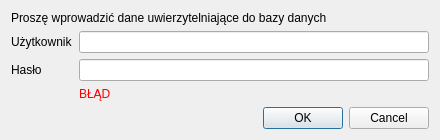
<?xml version="1.0" encoding="UTF-8"?>
<ui version="4.0">
 <class>PodajHasloDialogBase</class>
 <widget class="QDialog" name="PodajHasloDialogBase">
  <property name="geometry">
   <rect>
    <x>0</x>
    <y>0</y>
    <width>440</width>
    <height>121</height>
   </rect>
  </property>
  <property name="windowTitle">
   <string>Podaj hasło</string>
  </property>
  <layout class="QGridLayout" name="gridLayout">
   <item row="0" column="0" colspan="2">
    <widget class="QLabel" name="label_3">
     <property name="text">
      <string>Proszę wprowadzić dane uwierzytelniające do bazy danych</string>
     </property>
    </widget>
   </item>
   <item row="1" column="0">
    <widget class="QLabel" name="label">
     <property name="text">
      <string>Użytkownik</string>
     </property>
     <property name="buddy">
      <cstring>lineUser</cstring>
     </property>
    </widget>
   </item>
   <item row="1" column="1">
    <widget class="QLineEdit" name="lineUser"/>
   </item>
   <item row="2" column="0">
    <widget class="QLabel" name="label_2">
     <property name="text">
      <string>Hasło</string>
     </property>
     <property name="buddy">
      <cstring>linePass</cstring>
     </property>
    </widget>
   </item>
   <item row="2" column="1">
    <widget class="QLineEdit" name="linePass">
     <property name="echoMode">
      <enum>QLineEdit::Password</enum>
     </property>
    </widget>
   </item>
   <item row="4" column="0" colspan="2">
    <widget class="QDialogButtonBox" name="buttonBox">
     <property name="orientation">
      <enum>Qt::Horizontal</enum>
     </property>
     <property name="standardButtons">
      <set>QDialogButtonBox::Cancel|QDialogButtonBox::Ok</set>
     </property>
    </widget>
   </item>
   <item row="3" column="0">
    <spacer name="verticalSpacer">
     <property name="orientation">
      <enum>Qt::Vertical</enum>
     </property>
     <property name="sizeHint" stdset="0">
      <size>
       <width>20</width>
       <height>40</height>
      </size>
     </property>
    </spacer>
   </item>
   <item row="3" column="1">
    <widget class="QLabel" name="labelError">
     <property name="palette">
      <palette>
       <active>
        <colorrole role="WindowText">
         <brush brushstyle="SolidPattern">
          <color alpha="255">
           <red>255</red>
           <green>0</green>
           <blue>0</blue>
          </color>
         </brush>
        </colorrole>
        <colorrole role="Text">
         <brush brushstyle="SolidPattern">
          <color alpha="255">
           <red>0</red>
           <green>0</green>
           <blue>0</blue>
          </color>
         </brush>
        </colorrole>
       </active>
       <inactive>
        <colorrole role="WindowText">
         <brush brushstyle="SolidPattern">
          <color alpha="255">
           <red>255</red>
           <green>0</green>
           <blue>0</blue>
          </color>
         </brush>
        </colorrole>
        <colorrole role="Text">
         <brush brushstyle="SolidPattern">
          <color alpha="255">
           <red>0</red>
           <green>0</green>
           <blue>0</blue>
          </color>
         </brush>
        </colorrole>
       </inactive>
       <disabled>
        <colorrole role="WindowText">
         <brush brushstyle="SolidPattern">
          <color alpha="255">
           <red>99</red>
           <green>99</green>
           <blue>95</blue>
          </color>
         </brush>
        </colorrole>
        <colorrole role="Text">
         <brush brushstyle="SolidPattern">
          <color alpha="255">
           <red>118</red>
           <green>117</green>
           <blue>115</blue>
          </color>
         </brush>
        </colorrole>
       </disabled>
      </palette>
     </property>
     <property name="text">
      <string>BŁĄD</string>
     </property>
    </widget>
   </item>
  </layout>
 </widget>
 <resources/>
 <connections>
  <connection>
   <sender>buttonBox</sender>
   <signal>accepted()</signal>
   <receiver>PodajHasloDialogBase</receiver>
   <slot>accept()</slot>
   <hints>
    <hint type="sourcelabel">
     <x>222</x>
     <y>92</y>
    </hint>
    <hint type="destinationlabel">
     <x>157</x>
     <y>106</y>
    </hint>
   </hints>
  </connection>
  <connection>
   <sender>buttonBox</sender>
   <signal>rejected()</signal>
   <receiver>PodajHasloDialogBase</receiver>
   <slot>reject()</slot>
   <hints>
    <hint type="sourcelabel">
     <x>290</x>
     <y>98</y>
    </hint>
    <hint type="destinationlabel">
     <x>286</x>
     <y>106</y>
    </hint>
   </hints>
  </connection>
 </connections>
</ui>
